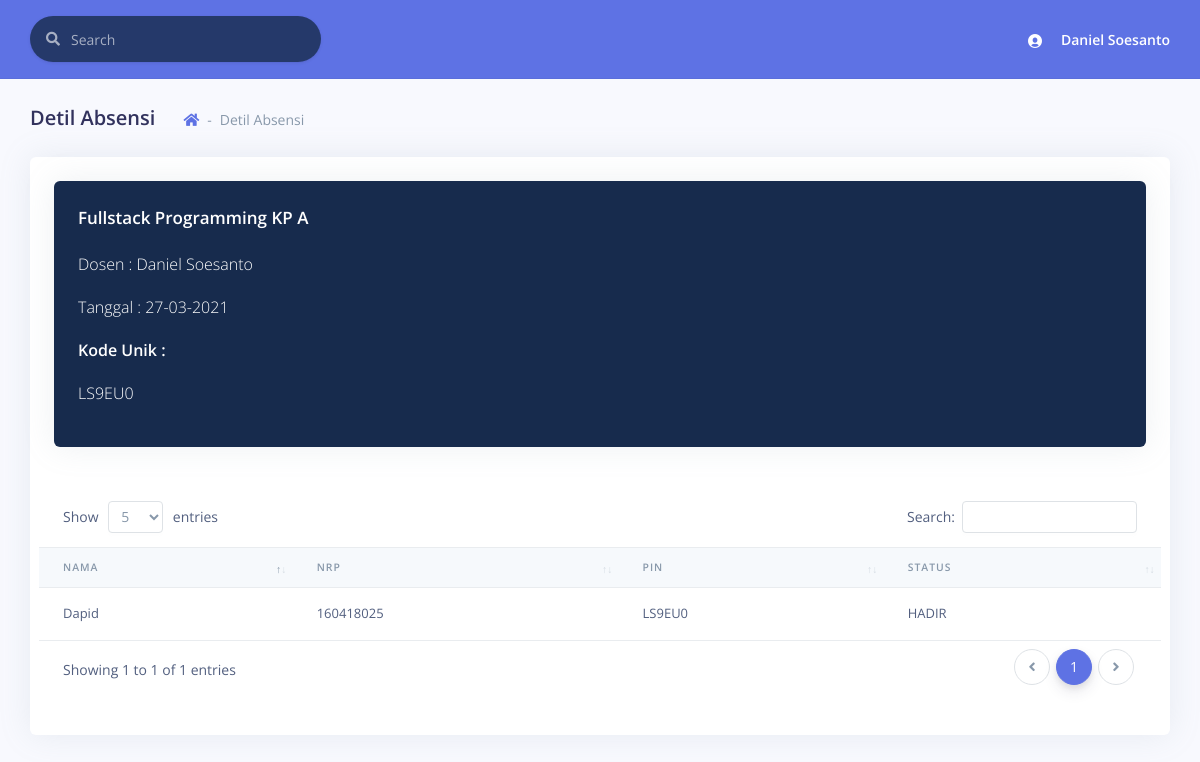
The app's page /detil_absensi.php?ekode=LS9EU0&mkid=1&kpid=1&tgl=27-03-2021 (signed in) with its own data.
### tables this page shows
CREATE TABLE IF NOT EXISTS `matakuliahs` (
  `id` INT(11) NOT NULL AUTO_INCREMENT,
  `nama` VARCHAR(45) NOT NULL,
  PRIMARY KEY (`id`));

CREATE TABLE IF NOT EXISTS `matakuliahs_buka` (
  `id` INT(11) NOT NULL AUTO_INCREMENT,
  `kp` VARCHAR(45) NOT NULL,
  PRIMARY KEY (`id`));

CREATE TABLE `users` (
  `id` int(11) NOT NULL,
  `username` varchar(255) DEFAULT NULL,
  `password` varchar(255) DEFAULT NULL,
  `nama` varchar(255) DEFAULT NULL,
  `jabatan` enum('admin','dekan','wadek','kajur','dosen','mhs') DEFAULT NULL,
  `fakultass_id` int(11) NOT NULL,
  `jurusans_id` int(11) DEFAULT NULL
);

CREATE TABLE IF NOT EXISTS `ambil_matakuliahs` (
  `mahasiswas_id` INT(11) NOT NULL,
  `matakuliahs_id` INT(11) NOT NULL,
  `matakuliahs_buka_id` INT(11) NOT NULL,
  `persentase` FLOAT NULL DEFAULT 0,
  PRIMARY KEY (`mahasiswas_id`, `matakuliahs_id`, `matakuliahs_buka_id`),
  INDEX `fk_mahasiswas_has_matakuliahs_has_matakuliahs_buka_matakuli_idx` (`matakuliahs_id` ASC, `matakuliahs_buka_id` ASC),
  INDEX `fk_mahasiswas_has_matakuliahs_has_matakuliahs_buka_mahasisw_idx` (`mahasiswas_id` ASC),
  CONSTRAINT `fk_mahasiswas_has_matakuliahs_has_matakuliahs_buka_mahasiswas1`
    FOREIGN KEY (`mahasiswas_id`)
    REFERENCES `mahasiswas` (`id`)
    ON DELETE NO ACTION
    ON UPDATE NO ACTION,
  CONSTRAINT `fk_mahasiswas_has_matakuliahs_has_matakuliahs_buka_matakuliah1`
    FOREIGN KEY (`matakuliahs_id` , `matakuliahs_buka_id`)
    REFERENCES `matakuliahs_kp` (`matakuliahs_id` , `matakuliahs_buka_id`)
    ON DELETE NO ACTION
    ON UPDATE NO ACTION);

CREATE TABLE IF NOT EXISTS `mahasiswas` (
  `id` INT(11) NOT NULL AUTO_INCREMENT,
  `nrp` VARCHAR(255) NULL DEFAULT NULL,
  `user_id` INT NULL,
  PRIMARY KEY (`id`));

### detil_absensi.php (the view, shortened to what this page needs)
<!DOCTYPE html>
<html>
<head>
    <link rel="stylesheet" href="./assets/vendor/nucleo/css/nucleo.css" type="text/css">
    <link rel="stylesheet" href="./assets/vendor/@fortawesome/fontawesome-free/css/all.min.css" type="text/css">
    <link rel="stylesheet" href="./assets/css/argon.css?v=1.1.0" type="text/css">
    <link href="https://cdnjs.cloudflare.com/ajax/libs/limonte-sweetalert2/7.33.1/sweetalert2.min.css" rel="stylesheet">
    <link rel="stylesheet" href="./assets/vendor/datatables.net-bs4/css/dataTables.bootstrap4.min.css">
    <link rel="stylesheet" href="./assets/vendor/datatables.net-buttons-bs4/css/buttons.bootstrap4.min.css">
    <link rel="stylesheet" href="./assets/vendor/datatables.net-select-bs4/css/select.bootstrap4.min.css">
</head>
<?php
$idmatakuliah = $_GET['mkid'];
$kpid = $_GET['kpid'];
$ekodee = $_GET['ekode'];
$tgl = date_format(date_create($_GET['tgl']), "d-m-Y");
$mysqli = konek('localhost', 'root', '', 'presensi_cloud');
?>
<body>
    <div class="main-content" id="panel">
        <nav class="navbar navbar-top navbar-expand navbar-light bg-primary border-bottom">
            <div class="container-fluid">
                <div class="collapse navbar-collapse" id="navbarSupportedContent">
                    <form class="navbar-search navbar-search-dark form-inline mr-sm-3" id="navbar-search-main">
                        <div class="form-group mb-0">
                            <div class="input-group input-group-alternative input-group-merge">
                                <div class="input-group-prepend">
                                    <span class="input-group-text"><i class="fas fa-search"></i></span>
                                </div>
                                <input class="form-control" placeholder="Search" type="text">
                            </div>
                        </div>
                    </form>
                    <ul class="navbar-nav align-items-center ml-auto ml-md-0">
                        <li class="nav-item dropdown">
                            <a class="nav-link pr-0" href="#" role="button" data-toggle="dropdown" aria-haspopup="true" aria-expanded="false">
                                <div class="media align-items-center">
                                    <span class="avatar avatar-sm rounded-circle bg-transparent">
                                        <i class="ni ni-circle-08 bg-transparent"></i>
                                    </span>
                                    <div class="media-body ml-2 d-none d-lg-block">
                                        <span class="mb-0 text-sm  font-weight-bold text-white"><?php echo $_SESSION['nama'] ?></span>
                                    </div>
                                </div>
                            </a>
                        </li>
                    </ul>
                </div>
            </div>
        </nav>
        <div class="header pb-6">
            <div class="container-fluid">
                <div class="header-body">
                    <div class="row align-items-center py-4">
                        <div class="col-lg-6 col-7">
                            <h6 class="h2 d-inline-block mb-0">Detil Absensi</h6>
                            <nav aria-label="breadcrumb" class="d-none d-md-inline-block ml-md-4">
                                <ol class="breadcrumb breadcrumb-links">
                                    <li class="breadcrumb-item"><a href="dashboard.php"><i class="fas fa-home"></i></a></li>
                                    <li class="breadcrumb-item active" aria-current="page">Detil Absensi</li>
                                </ol>
                            </nav>
                        </div>
                    </div>
                </div>
            </div>
        </div>
        <div class="container-fluid mt--6">
            <div class="row">
                <div class="col-12">
                    <div class="card bg-bg-white border-0">
                        <div class="card-body">
                            <div class="row">
                                <div class="col-12">
                                    <div class="row">
                                        <div class="col-12">
                                            <div class="card bg-default">
                                                <div class="card-body">
                                                    <?php
                                                    $dosenid = '';
                                                    $mysqli->select_db('presensi_cloud_' . $_SESSION['jid']);
                                                    $sql = "SELECT *, a.id as id_mk,c.id as id_kp, f.id as id_hari, b.dosen_id as id_dosen FROM matakuliahs a INNER JOIN matakuliahs_kp b ON
          a.id=b.matakuliahs_id INNER JOIN matakuliahs_buka c ON b.matakuliahs_buka_id=c.id INNER JOIN jadwal_matakuliahs e
          ON a.id=e.matakuliahs_id INNER JOIN jadwals f ON e.jadwals_id=f.id WHERE a.id=" . $idmatakuliah;
                                                    $stmt = $mysqli->prepare($sql);
                                                    $stmt->execute();
                                                    $res = $stmt->get_result();
                                                    while ($row = $res->fetch_assoc()) {
                                                        $nama = $row['nama'];
                                                        $kp = $row['kp'];
                                                        $kpid = $row['id_kp'];
                                                        $dosenid = $row['id_dosen'];
                                                    }
                                                    $mysqli->select_db('presensi_cloud');
                                                    $sql = "SELECT * FROM users WHERE id=$dosenid";
                                                    $stmt = $mysqli->prepare($sql);
                                                    $stmt->execute();
                                                    $res = $stmt->get_result();
                                                    $row = $res->fetch_assoc();
                                                    echo "<h3 class='card-title text-white'>" . $nama . ' KP ' . $kp . '</h3>';
                                                    echo "<p class='text-white'>Dosen : ".$row['nama']."</p>";
                                                    echo "<p class='text-white'>Tanggal : " . $tgl . "</p>";
                                                    echo "<p class='font-weight-bold text-white'> Kode Unik : <p class='text-white' id='kunik'>" . $ekodee . "</p></p>";
                                                    ?>
                                                </div>
                                            </div>
                                        </div>
                                    </div>
                                    <div class="row">
                                        <div class="table-responsive py-4">
                                            <table class="table table-flush" id="datatable-basic">
                                                <thead class="thead-light">
                                                    <tr>
                                                        <th>Nama</th>
                                                        <th>NRP</th>
                                                        <th>Pin</th>
                                                        <th>Status</th>
                                                    </tr>
                                                </thead>
                                                <tbody>
                                                    <?php
                                                    $mysqli->select_db('presensi_cloud_' . $_SESSION['jid']);
                                                    $sql = "select * from mahasiswas m inner join ambil_matakuliahs am on
                                                    m.id=am.mahasiswas_id inner join (SELECT mahasiswas_id,tanggal,k.e_code as kodee, k.status as statuss FROM kehadirans k INNER JOIN matakuliahs a ON k.matakuliahs_id=a.id
                                                    INNER JOIN matakuliahs_kp b ON a.id=b.matakuliahs_id INNER JOIN matakuliahs_buka c ON b.matakuliahs_buka_id=c.id INNER JOIN
                                                    jadwal_matakuliahs e ON a.id=e.matakuliahs_id INNER JOIN jadwals f ON e.jadwals_id=f.id
                                                    WHERE k.e_code='$ekodee' AND k.matakuliahs_id=$idmatakuliah AND k.matakuliahs_buka_id=$kpid ORDER BY k.tanggal ASC) krs
                                                    where am.matakuliahs_id=$idmatakuliah and am.matakuliahs_buka_id=$kpid and m.id=krs.mahasiswas_id";
                                                    $stmt = $mysqli->prepare($sql);
                                                    $stmt->execute();
                                                    $res = $stmt->get_result();
                                                    while ($row = $res->fetch_assoc()) {
                                                        $nrp = $row['nrp'];
                                                        $mysqli->select_db('presensi_cloud');
                                                        $sql1 = "select * from users where id = " . $row['user_id'];
                                                        $stmt1 = $mysqli->prepare($sql1);
                                                        $stmt1->execute();
                                                        $res1 = $stmt1->get_result();
                                                        $row1 = $res1->fetch_assoc();
                                                        $nama = $row1['nama'];
                                                        $kode = $row['kodee'];
                                                        $status = $row['statuss'];
                                                        echo "
                                                <tr>
                                                <td>$nama</td>
                                                <td>$nrp</td>
                                                <td>$kode</td>
                                                <td>$status</td>
                                                </tr>
                                                ";
                                                    }
                                                    ?>
                                                </tbody>
                                            </table>
                                        </div>
                                    </div>
                                </div>
                            </div>
                        </div>
                    </div>
                </div>
</body>
</html>

### records on screen
matakuliahs: nama "Fullstack Programming", matakuliahs_buka.kp "A"
users: nama "Daniel Soesanto"
ambil_matakuliahs: users.nama "Dapid", mahasiswas.nrp "160418025", kode "LS9EU0", status "HADIR"

### other values on screen
$_SESSION['nama'] "Daniel Soesanto"
$tgl "27-03-2021"
$ekodee "LS9EU0"
